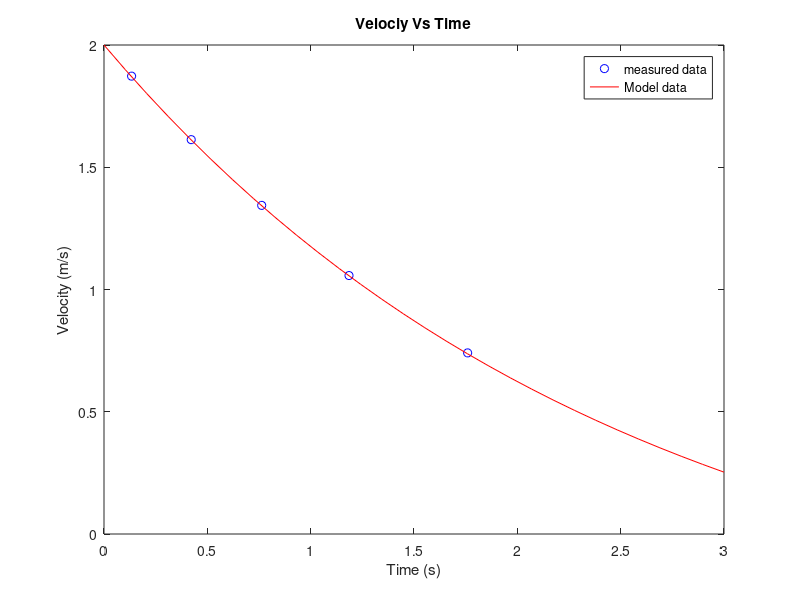

The MATLAB script that drew this image:
% Emmanuel S Akosah     ENGS22
% Lab 2,Pre lab,Part 2. Jan 23, 2017


delx = [0.5,1,1.5,2,2.5];
delt = [267,310,372,473,675];
delt = 0.001 * delt;


tvectors = cumsum(delt);
tmean = zeros(1,5);
tmean(1)= delt(1) / 2;
for n = 2:5
 tmean(n) = tvectors(n-1) + (delt(n)/2);
end 
velocity = 0.5 ./ delt; 
tvectors = cumsum(delt);
 

% model
t = linspace(0,3,30);
vi = 2;
c = 0.5;
tau = 2.5;

vmodel = (vi + c) * exp( -t ./ tau) - c;


plot(tmean,velocity,'ob',t,vmodel,'r')
xlabel('Time (s)') 
ylabel('Velocity (m/s)') 
title('Velociy Vs Time') 
legend('measured data','Model data') 